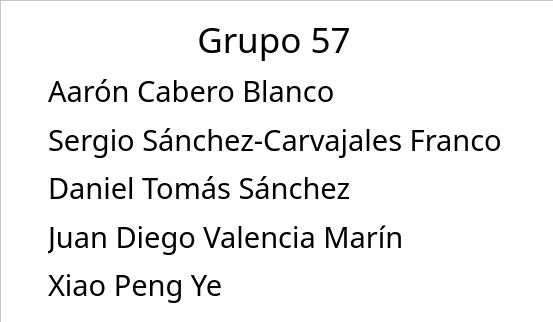
<?xml version="1.0" encoding="UTF-8"?>
<ui version="4.0">
 <class>AboutWindow</class>
 <widget class="QMainWindow" name="AboutWindow">
  <property name="geometry">
   <rect>
    <x>0</x>
    <y>0</y>
    <width>553</width>
    <height>322</height>
   </rect>
  </property>
  <property name="sizePolicy">
   <sizepolicy hsizetype="Fixed" vsizetype="Fixed">
    <horstretch>0</horstretch>
    <verstretch>0</verstretch>
   </sizepolicy>
  </property>
  <property name="minimumSize">
   <size>
    <width>553</width>
    <height>322</height>
   </size>
  </property>
  <property name="maximumSize">
   <size>
    <width>553</width>
    <height>322</height>
   </size>
  </property>
  <property name="font">
   <font>
    <family>Trebuchet MS</family>
   </font>
  </property>
  <property name="windowTitle">
   <string>About</string>
  </property>
  <property name="windowIcon">
   <iconset>
    <normaloff>../../../image/1200px-Athens_Metro_Logo.svg.png</normaloff>../../../image/1200px-Athens_Metro_Logo.svg.png</iconset>
  </property>
  <widget class="QWidget" name="centralwidget">
   <property name="font">
    <font>
     <family>Trebuchet MS</family>
    </font>
   </property>
   <widget class="QFrame" name="fondo">
    <property name="geometry">
     <rect>
      <x>0</x>
      <y>0</y>
      <width>661</width>
      <height>381</height>
     </rect>
    </property>
    <property name="maximumSize">
     <size>
      <width>661</width>
      <height>16777215</height>
     </size>
    </property>
    <property name="styleSheet">
     <string notr="true">background-color: rgb(255, 255, 255);</string>
    </property>
    <property name="frameShape">
     <enum>QFrame::StyledPanel</enum>
    </property>
    <property name="frameShadow">
     <enum>QFrame::Raised</enum>
    </property>
    <widget class="QWidget" name="verticalLayoutWidget">
     <property name="geometry">
      <rect>
       <x>48</x>
       <y>15</y>
       <width>452</width>
       <height>291</height>
      </rect>
     </property>
     <layout class="QVBoxLayout" name="verticalLayout">
      <item>
       <widget class="QLabel" name="grupo">
        <property name="font">
         <font>
          <family>Trebuchet MS</family>
          <pointsize>26</pointsize>
         </font>
        </property>
        <property name="text">
         <string>Grupo 57</string>
        </property>
        <property name="textFormat">
         <enum>Qt::AutoText</enum>
        </property>
        <property name="alignment">
         <set>Qt::AlignCenter</set>
        </property>
       </widget>
      </item>
      <item>
       <widget class="QLabel" name="aaron">
        <property name="font">
         <font>
          <family>Trebuchet MS</family>
          <pointsize>22</pointsize>
         </font>
        </property>
        <property name="text">
         <string>Aarón Cabero Blanco</string>
        </property>
       </widget>
      </item>
      <item>
       <widget class="QLabel" name="sergio">
        <property name="font">
         <font>
          <family>Trebuchet MS</family>
          <pointsize>22</pointsize>
         </font>
        </property>
        <property name="text">
         <string>Sergio Sánchez-Carvajales Francoy</string>
        </property>
       </widget>
      </item>
      <item>
       <widget class="QLabel" name="daniel">
        <property name="font">
         <font>
          <family>Trebuchet MS</family>
          <pointsize>22</pointsize>
         </font>
        </property>
        <property name="text">
         <string>Daniel Tomás Sánchez</string>
        </property>
       </widget>
      </item>
      <item>
       <widget class="QLabel" name="juan">
        <property name="font">
         <font>
          <family>Trebuchet MS</family>
          <pointsize>22</pointsize>
         </font>
        </property>
        <property name="text">
         <string>Juan Diego Valencia Marín</string>
        </property>
       </widget>
      </item>
      <item>
       <widget class="QLabel" name="xiao">
        <property name="font">
         <font>
          <family>Trebuchet MS</family>
          <pointsize>22</pointsize>
         </font>
        </property>
        <property name="text">
         <string>Xiao Peng Ye</string>
        </property>
       </widget>
      </item>
     </layout>
    </widget>
   </widget>
  </widget>
 </widget>
 <resources/>
 <connections/>
</ui>
